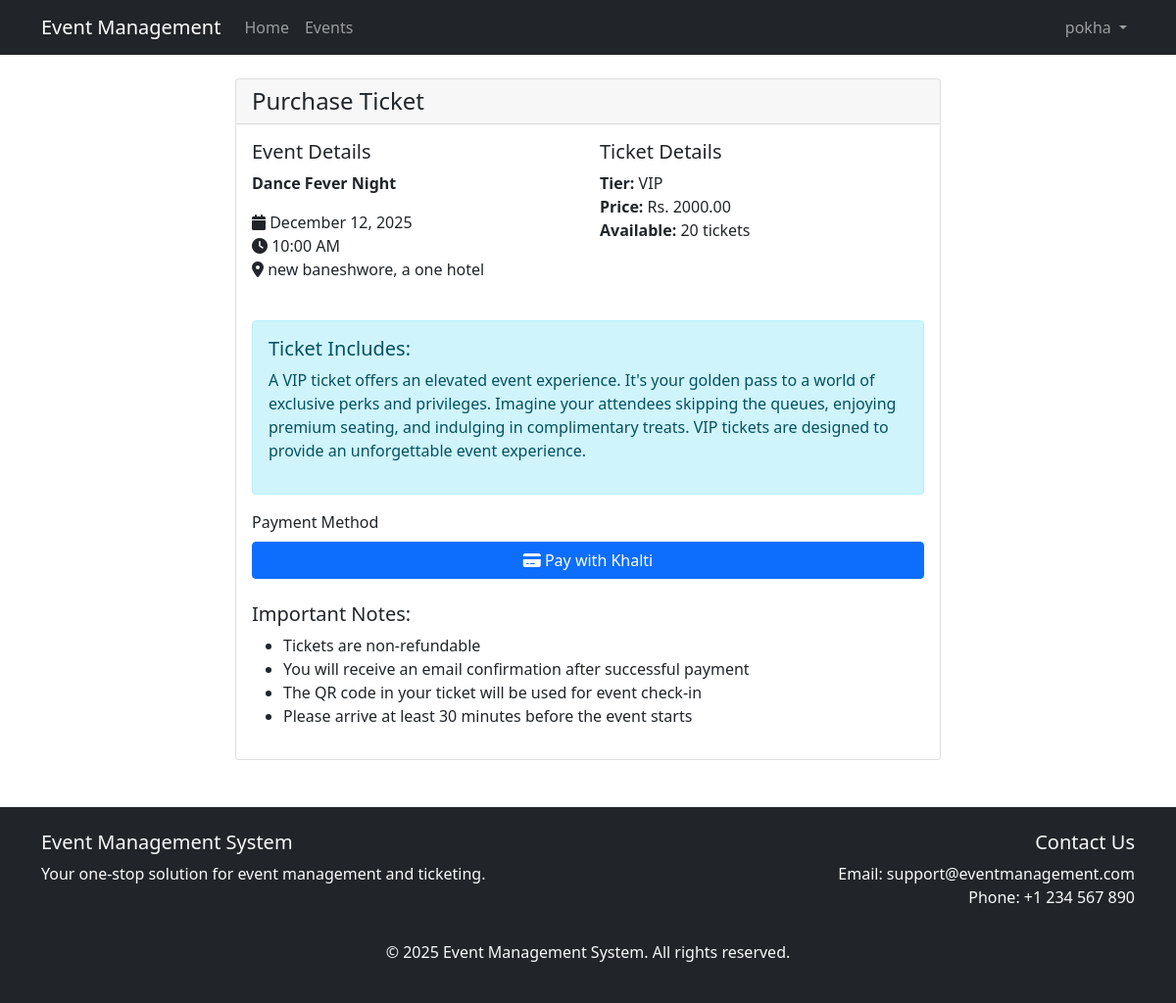
Screenshot of /tickets/purchase/1/ (signed in) with the database file from the repository.
### events/models.py (models this page shows, shortened)
class TicketTier(models.Model):
    TIER_CHOICES = [
        ('VIP', 'VIP'),
        ('GENERAL', 'General Admission'),
        ('EARLY_BIRD', 'Early Bird'),
    ]
    event = models.ForeignKey(Event, on_delete=models.CASCADE, related_name='ticket_tiers')
    name = models.CharField(max_length=50, choices=TIER_CHOICES)
    price = models.DecimalField(max_digits=10, decimal_places=2)
    quantity = models.PositiveIntegerField()
    description = models.TextField()
    @property
    def available_tickets(self):
        sold = self.tickets.filter(status='SOLD').count()
        return self.quantity - sold

class Event(models.Model):
    CATEGORY_CHOICES = [
        ('MUSIC', 'Music'),
        ('EDUCATION', 'Education'),
        ('SPORTS', 'Sports'),
        ('COMMUNITY', 'Community'),
        ('OTHER', 'Other'),
    ]
    title = models.CharField(max_length=200)
    description = models.TextField()
    organizer = models.ForeignKey(User, on_delete=models.CASCADE)
    category = models.CharField(max_length=20, choices=CATEGORY_CHOICES)
    venue = models.CharField(max_length=200)
    date = models.DateField()
    time = models.TimeField()
    capacity = models.PositiveIntegerField()
    image = models.ImageField(upload_to='event_images/')
    created_at = models.DateTimeField(auto_now_add=True)
    updated_at = models.DateTimeField(auto_now=True)
    is_active = models.BooleanField(default=True)

### events/views.py (the view, shortened to what this page needs)
# urls.py: path('tickets/purchase/<int:tier_id>/', views.purchase_ticket, name='purchase_ticket'),
@login_required
def purchase_ticket(request, tier_id):
    ticket_tier = get_object_or_404(TicketTier, id=tier_id)
    return render(request, 'events/purchase_ticket.html', {
        'ticket_tier': ticket_tier,
        'khalti_public_key': settings.KHALTI_PUBLIC_KEY
    })

### templates/events/purchase_ticket.html (shortened to what this page needs)
{% extends 'base.html' %}
{% block content %}
<div class="container">
    <div class="row justify-content-center">
        <div class="col-md-8">
            <div class="card">
                <div class="card-header">
                    <h4 class="mb-0">Purchase Ticket</h4>
                </div>
                <div class="card-body">
                    <div class="row mb-4">
                        <div class="col-md-6">
                            <h5>Event Details</h5>
                            <p><strong>{{ ticket_tier.event.title }}</strong></p>
                            <p>
                                <i class="fas fa-calendar"></i> {{ ticket_tier.event.date|date:"F d, Y" }}<br>
                                <i class="fas fa-clock"></i> {{ ticket_tier.event.time|time:"g:i A" }}<br>
                                <i class="fas fa-map-marker-alt"></i> {{ ticket_tier.event.venue }}
                            </p>
                        </div>
                        <div class="col-md-6">
                            <h5>Ticket Details</h5>
                            <p>
                                <strong>Tier:</strong> {{ ticket_tier.name }}<br>
                                <strong>Price:</strong> Rs. {{ ticket_tier.price }}<br>
                                <strong>Available:</strong> {{ ticket_tier.available_tickets }} tickets
                            </p>
                        </div>
                    </div>
                    <div class="alert alert-info">
                        <h5>Ticket Includes:</h5>
                        <p>{{ ticket_tier.description }}</p>
                    </div>
                    <form method="post" id="payment-form">
                        <div class="mb-3">
                            <label class="form-label">Payment Method</label>
                            <div class="d-grid">
                                <button type="submit" class="btn btn-primary">
                                    <i class="fas fa-credit-card"></i> Pay with Khalti
                                </button>
                            </div>
                        </div>
                    </form>
                    <div class="mt-4">
                        <h5>Important Notes:</h5>
                        <ul>
                            <li>Tickets are non-refundable</li>
                            <li>You will receive an email confirmation after successful payment</li>
                            <li>The QR code in your ticket will be used for event check-in</li>
                            <li>Please arrive at least 30 minutes before the event starts</li>
                        </ul>
                    </div>
                </div>
            </div>
        </div>
    </div>
</div>
{% endblock %}

### templates/base.html (shortened to what this page needs)
{% load static %}
<!DOCTYPE html>
<html lang="en">
<head>
    <link href="https://cdn.jsdelivr.net/npm/bootstrap@5.1.3/dist/css/bootstrap.min.css" rel="stylesheet">
    <link href="https://cdnjs.cloudflare.com/ajax/libs/font-awesome/6.0.0/css/all.min.css" rel="stylesheet">
</head>
<body>
    <nav class="navbar navbar-expand-lg navbar-dark bg-dark">
        <div class="container">
            <a class="navbar-brand" href="{% url 'home' %}">Event Management</a>
            <div class="collapse navbar-collapse" id="navbarNav">
                <ul class="navbar-nav me-auto">
                    <li class="nav-item">
                        <a class="nav-link" href="{% url 'home' %}">Home</a>
                    </li>
                    <li class="nav-item">
                        <a class="nav-link" href="{% url 'event_list' %}">Events</a>
                    </li>
                </ul>
                <ul class="navbar-nav">
                    {% if user.is_authenticated %}
                        <li class="nav-item dropdown">
                            <a class="nav-link dropdown-toggle" href="#" id="navbarDropdown" role="button" data-bs-toggle="dropdown">
                                {{ user.username }}
                            </a>
                        </li>
                    {% endif %}
                </ul>
            </div>
        </div>
    </nav>
    <main class="container my-4">
        {% block content %}
        {% endblock %}
    </main>
    <footer class="bg-dark text-light py-4 mt-5">
        <div class="container">
            <div class="row">
                <div class="col-md-6">
                    <h5>Event Management System</h5>
                    <p>Your one-stop solution for event management and ticketing.</p>
                </div>
                <div class="col-md-6 text-md-end">
                    <h5>Contact Us</h5>
                    <p>Email: support@eventmanagement.com<br>Phone: +1 234 567 890</p>
                </div>
            </div>
            <div class="text-center mt-3">
                <p>&copy; {% now "Y" %} Event Management System. All rights reserved.</p>
            </div>
        </div>
    </footer>
</body>
</html>

### rows the page displays
TicketTier: event "Dance Fever Night", event "December 12, 2025", event.time "10:00 AM", event.venue "new baneshwore, a one hotel", name "VIP", price "2000.00", available_tickets "20", description "A VIP ticket offers an elevated event experience. It's your golden pass to a world of exclusive perks and privileges. Imagine your attendees skipping the queues, enjoying premium seating, and indulging in complimentary treats. VIP tickets are designed to provide an unforgettable event experience."

### other values shown
{{ user.username }} "pokha"
